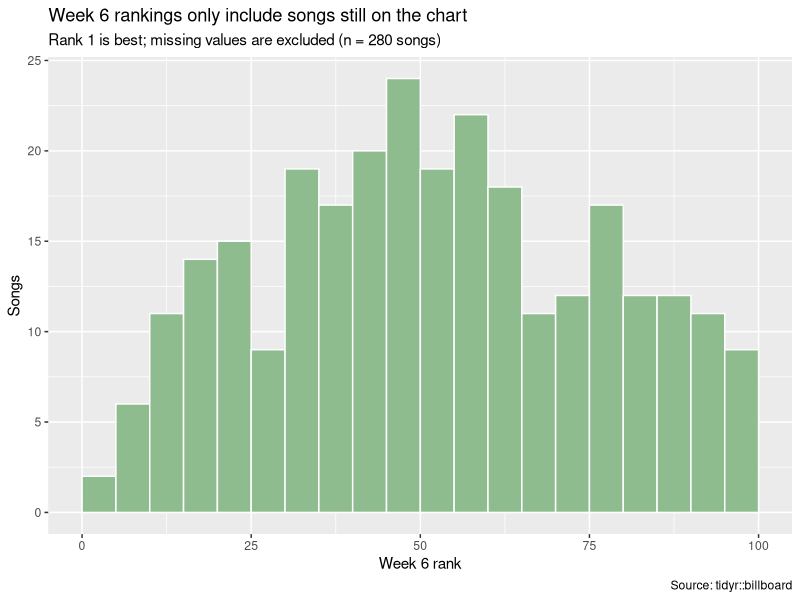
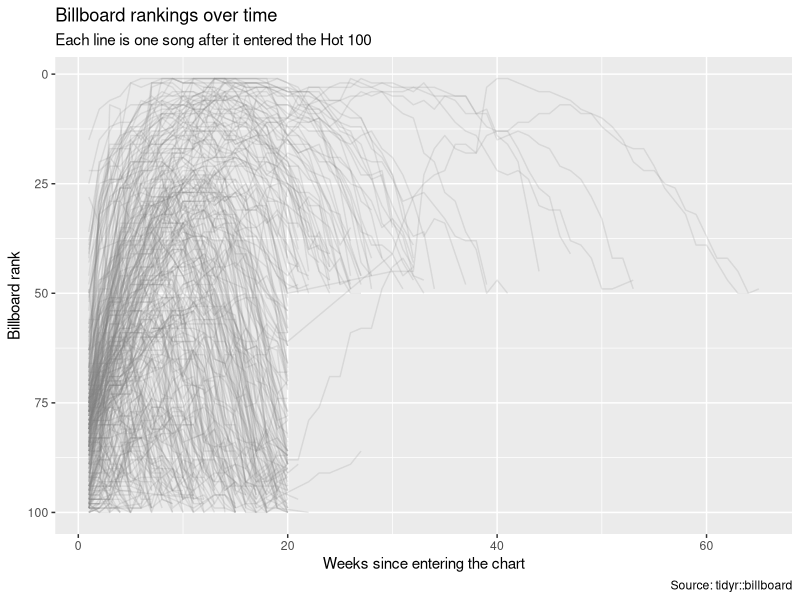
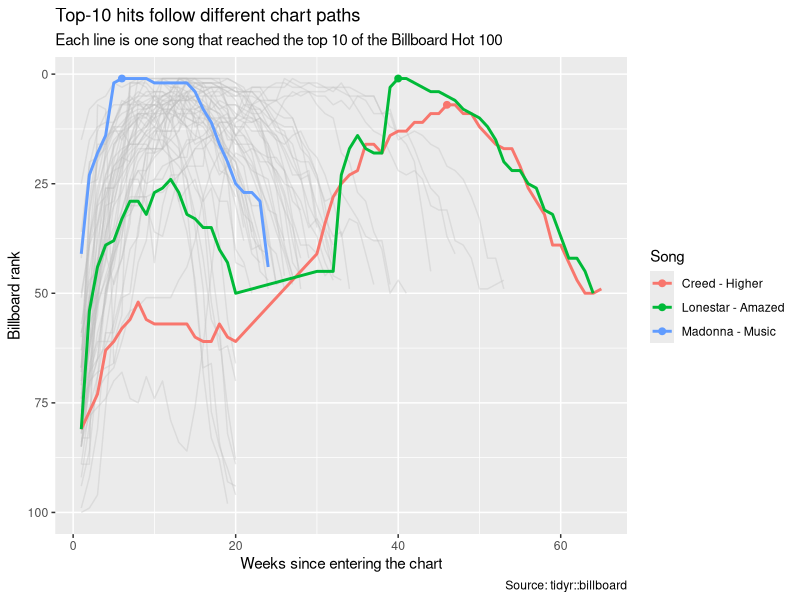

These figures' R source, in order:
## ---- chunk 1
#| message: false
library(tidyverse)
## ---- chunk 2
billboard |>
  select(artist, track, date.entered, wk1, wk2, wk3, wk4) |>
  slice_head(n = 8)
## ---- chunk 3
summary(billboard$date.entered)
## ---- chunk 4
ggplot(billboard, aes(x = wk6)) +
  geom_histogram(binwidth = 5, boundary = 0, fill = "darkseagreen", color = "white") +
  labs(
    title = "Week 6 rankings only include songs still on the chart",
    subtitle = "Rank 1 is best; missing values are excluded (n = 280 songs)",
    x = "Week 6 rank",
    y = "Songs",
    caption = "Source: tidyr::billboard"
  )
## ---- chunk 5
tibble(
  week = c("wk1", "wk4", "wk10", "wk20", "wk40", "wk76"),
  missing = c(
    sum(is.na(billboard$wk1)),
    sum(is.na(billboard$wk4)),
    sum(is.na(billboard$wk10)),
    sum(is.na(billboard$wk20)),
    sum(is.na(billboard$wk40)),
    sum(is.na(billboard$wk76))
  ),
  present = c(
    sum(!is.na(billboard$wk1)),
    sum(!is.na(billboard$wk4)),
    sum(!is.na(billboard$wk10)),
    sum(!is.na(billboard$wk20)),
    sum(!is.na(billboard$wk40)),
    sum(!is.na(billboard$wk76))
  )
)
## ---- chunk 6
billboard |>
  pivot_longer(cols = starts_with("wk"),
               names_to = "week",
               values_to = "rank") |>
  group_by(artist, track) |>
  arrange(week) |>
  mutate(prev_na = lag(is.na(rank)),
         reentered = is.na(prev_na) == FALSE & prev_na == TRUE & !is.na(rank)) |>
  summarize(reentered = any(reentered), .groups = "drop") |>
  count(reentered, name = "songs")
## ---- chunk 7
billboard |>
  select(artist, track, wk1, wk6) |>
  mutate(wk6_status = case_when(
    is.na(wk6) ~ "Missing by week 6",
    wk6 < wk1 ~ "Improved",
    wk6 == wk1 ~ "Same",
    wk6 > wk1 ~ "Worse"
  )) |>
  mutate(wk6_status = factor(wk6_status, levels = c("Improved", "Same", "Worse", "Missing by week 6"))) |>
  count(wk6_status, name = "songs")

billboard |>
  select(wk1, wk6) |>
  filter(!is.na(wk1), !is.na(wk6)) |>
  summarize(songs_with_both_weeks = n(),
            median_rank_change = median(wk6 - wk1))
## ---- chunk 8
billboard_longer <- billboard |>
  pivot_longer(cols = starts_with("wk"),
               names_to = "week",
               names_prefix = "wk",
               names_transform = list(week = as.integer),
               values_to = "rank") |>
  mutate(song = paste(artist, track, sep = " - "))

billboard_longer |>
  filter(!is.na(rank)) |>
  ggplot(aes(x = week, y = rank, group = song)) +
  geom_line(alpha = 0.18, color = "gray50") +
  scale_y_reverse() +
  labs(
    title = "Billboard rankings over time",
    subtitle = "Each line is one song after it entered the Hot 100",
    x = "Weeks since entering the chart",
    y = "Billboard rank",
    caption = "Source: tidyr::billboard"
  )
## ---- chunk 9
billboard_top10 <- billboard_longer |>
  group_by(artist, track, song) |>
  summarize(
    first_rank = first(rank[!is.na(rank)]),
    best_rank = min(rank, na.rm = TRUE),
    first_best_week = min(week[rank == min(rank, na.rm = TRUE)], na.rm = TRUE),
    weeks_on_chart = sum(!is.na(rank)),
    .groups = "drop"
  ) |>
  filter(best_rank <= 10)

billboard_top10_stories <- bind_rows(
  billboard_top10 |> filter(best_rank == 1) |> arrange(first_best_week) |> slice(1) |> mutate(story = "Fastest to #1"),
  billboard_top10 |> filter(best_rank == 1) |> arrange(desc(first_best_week)) |> slice(1) |> mutate(story = "Slowest to #1"),
  billboard_top10 |> arrange(desc(weeks_on_chart)) |> slice(1) |> mutate(story = "Longest run")
)

billboard_top10_stories |>
  select(story, artist, track, song, first_rank, best_rank, first_best_week, weeks_on_chart)
## ---- chunk 10
#| cache: true
billboard_top10_longer <- billboard_longer |>
  semi_join(billboard_top10, by = c("artist", "track", "song"))

billboard_top10_longer |>
  filter(!is.na(rank)) |>
  ggplot(aes(x = week, y = rank, group = song)) +
  geom_line(color = "gray75", alpha = 0.35) +
  geom_line(
    data = billboard_top10_longer |>
      semi_join(billboard_top10_stories, by = c("artist", "track", "song")) |>
      filter(!is.na(rank)),
    aes(color = song),
    linewidth = 1
  ) +
  geom_point(
    data = billboard_top10_stories,
    aes(x = first_best_week, y = best_rank, color = song),
    size = 2
  ) +
  scale_y_reverse() +
  labs(
    title = "Top-10 hits follow different chart paths",
    subtitle = "Each line is one song that reached the top 10 of the Billboard Hot 100",
    x = "Weeks since entering the chart",
    y = "Billboard rank",
    color = "Song",
    caption = "Source: tidyr::billboard"
  )
